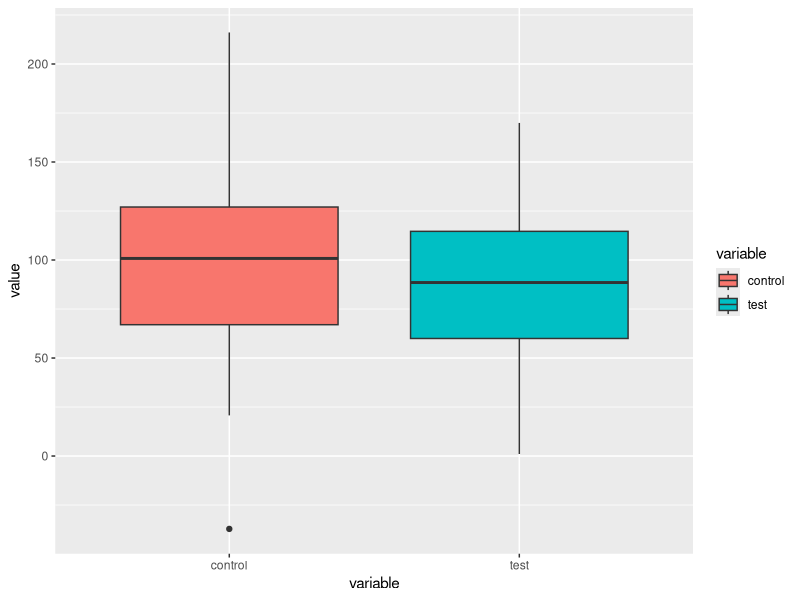
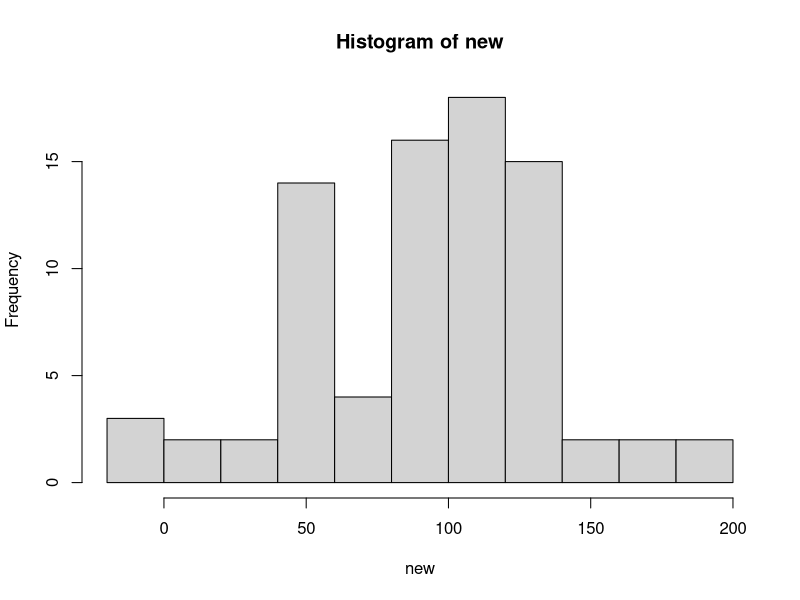

These charts were generated, in order, by the following R code:
## ---- chunk 1
# library
library(reshape2)
library(ggplot2)
#Plreliminary Calls
u <- 100
v <- 80
w <- 40
x <- 40
y <- 43
z <- 38
#Function to Create Data
dataCreated<- function(mean1=u,mean2=v,n1=w,n2=x,sd1=y,sd2=z){
  mydf <- data.frame(control=rnorm(mean = mean1, n=n1, sd=sd1), test=rnorm(mean=mean2, n=n2, sd=sd2))
  mydf2 <- melt(mydf)
  return(mydf2)
}
myDF2<-dataCreated()
head(myDF2)
#Funciton for ANOVA
ANOVA <- function(data=myDF2){
  myANOVA <- aov(value~variable, data=data)
  summary(myANOVA)
}
ANOVA(data=myDF2)
ANOVA()
myANOVA <- aov(value~variable, data=myDF2)
summary(myANOVA)
#Function for Box Plot
ANOVAPlot <- function(data=myDF2){
  ggplot(data=data,aes(x=variable, y=value, fill=variable)) + geom_boxplot()
}
ANOVAPlot()


# 2 # Modify new output grpah
tester <- myDF2 
new <- ifelse(tester > 0.05, rnorm(n=w:x, mean=u:v, sd=y:z),0)
hist(new)

# 3 for loop
myDF2<-dataCreated()
ANOVApVals <- function(data=myDF2){
  ANOVApVals <- aov(value~variable, data=data)
  summary(ANOVApVals)[[1]][["Pr(>F)"]][1]
}

ANOVApVals()

#forloop
 
pVals<-vector(mode="numeric")
for(i in 1:10){
  forloopdf<-dataCreated()
  pVals[i]<-ANOVApVals(forloopdf)
}

pVals
